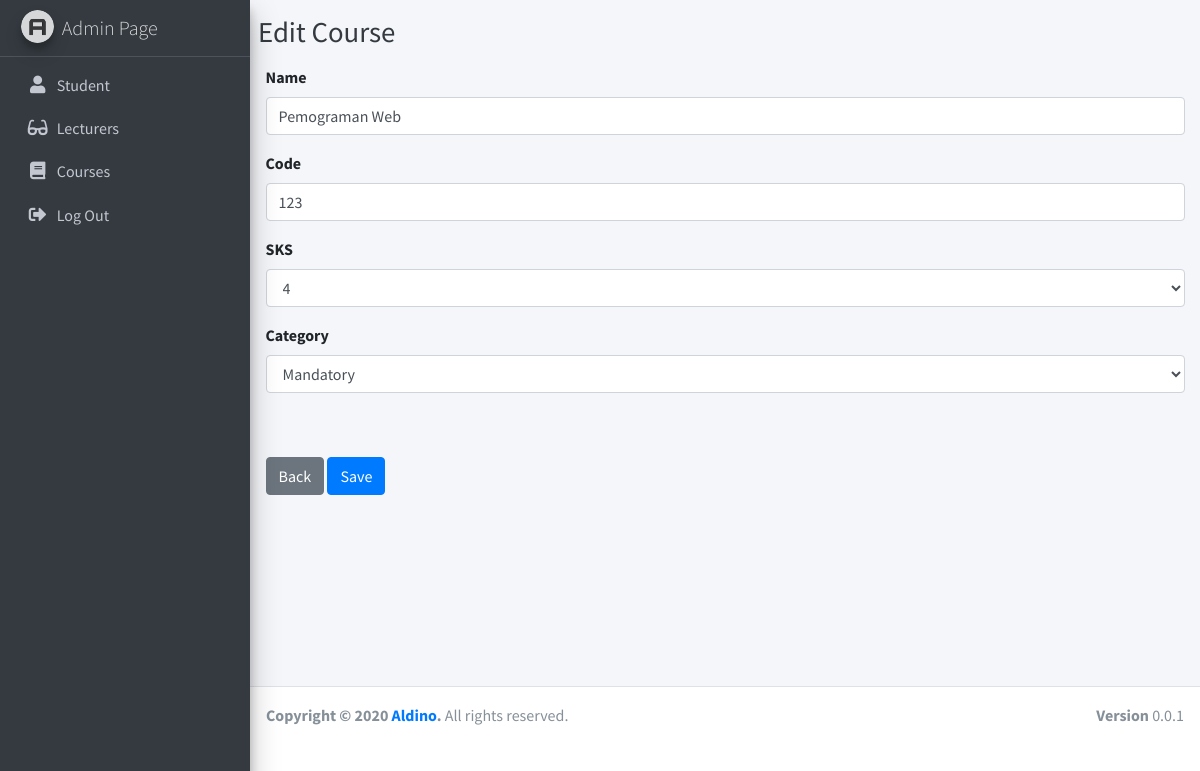
Page /index.php?page=update_matkul&id=1 (signed in) on the committed database.
### tables this page shows
CREATE TABLE `mata_kuliah` (
  `id` int(100) NOT NULL,
  `kode_matkul` int(20) NOT NULL,
  `nama_matkul` varchar(255) NOT NULL,
  `sks` int(10) NOT NULL,
  `kategori` varchar(50) NOT NULL
);

### conf/functions.php (called while the page is built, shortened)
<?php
$conn = mysqli_connect("localhost", "root", "", "dbupb");
function query($query)
{
	global $conn;
	$result = mysqli_query($conn, $query);
	$rows = [];
	while ($row = mysqli_fetch_assoc($result)) {
		$rows[] = $row;
	}
	return $rows;
}

### pages/matkul/update_matkul.php (the view, shortened to what this page needs)
<?php
$id = $_GET["id"];
$matkul = query("SELECT * FROM mata_kuliah WHERE id = $id")[0];
?>
<div class="content-wrapper">
	<div class="content-header">
		<div class="container-fluid">
			<div class="row">
				<h1 class="m-0 text-dark">Edit Course</h1>
			</div>
		</div>
	</div>
	<section class="content">
		<div class="container-lg">
			<form action="" method="POST" enctype="multipart/form-data">
				<div class="form-group">
					<label for="name">Name</label>
					<input type="text" name="nama" class="form-control" id="name" placeholder="Enter Course Name" value="<?= $matkul['nama_matkul'] ?>" required />
				</div>
				<div class="form-group">
					<label for="code">Code</label>
					<input type="number" name="code" class="form-control" id="code" placeholder="Enter Course Code" value="<?= $matkul['kode_matkul'] ?>" required />
				</div>
				<div class="form-group">
					<label for="sks">SKS</label>
					<select class="form-control" name="sks" id="sks">
						<option value="<?= $matkul['sks']; ?>"><?= $matkul['sks']; ?></option>
					</select>
				</div>
				<div class="form-group">
					<label for="category">Category</label>
					<select class="form-control" name="kategori" id="category">
						<option value="<?= $matkul['kategori']; ?>"><?= $matkul['kategori']; ?></option>
					</select>
				</div>
				<br><br>
				<a href="index.php?page=view_matkul" class="btn btn-secondary">Back</a>
				<button type="submit" name="submit" class="btn btn-primary">Save</button>
			</form>
		</div>
	</section>
</div>

### rows in the picture
mata_kuliah: nama "Pemograman Web", code "123", sks "4", kategori "Mandatory"
